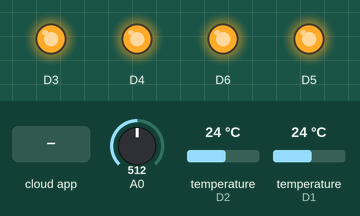
Recording of a sketch running on a simulated ESP8266 (NodeMCU). Shown: output pins drawn as LEDs (lit = HIGH). Inputs (shaded band) come from the test bench; at power-on: A0 = 512, temperature (sensors on D2, D1) 24 °C. The RemoteXY app is connected; what the sketch prints to the serial monitor is not drawn.

Above: at 1.2 s.
1.3 s: the phone or cloud app sets pushSwitch_1 to 1
At 2.2 s:
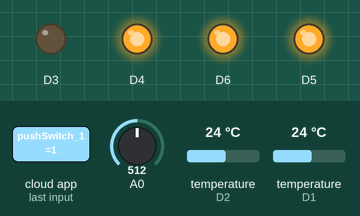
2.8 s: the phone or cloud app sets pushSwitch_2 to 1
At 3.3 s:
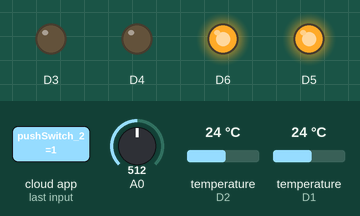
4.4 s: the phone or cloud app sets pushSwitch_3 to 1
At 5.6 s:
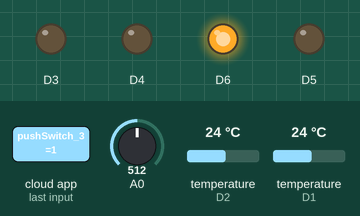
6.0 s: the phone or cloud app sets pushSwitch_4 to 1
At 6.8 s:
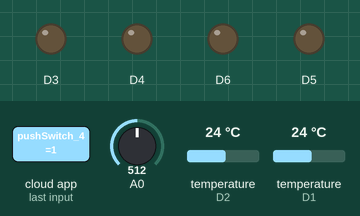
7.6 s: the phone or cloud app sets pushSwitch_1 to 0
At 8.9 s:
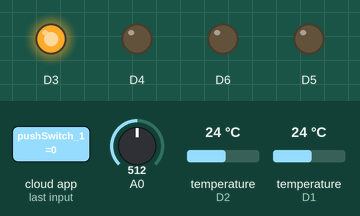
9.2 s: the phone or cloud app sets pushSwitch_2 to 0
At 10.3 s:
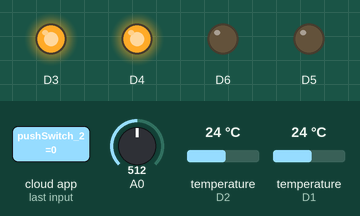
Timing chart, 0 to 11.8 s (numbered marks = the images above; inputs shaded):
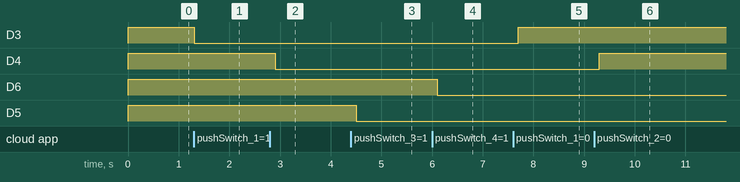

The sketch:

daha-3.ino
```cpp
/*
   -- дача-3 --
*/
// это программа для управление дачей
//////////////////////////////////////////////
//        RemoteXY include library          //
//////////////////////////////////////////////

// можете включить вывод отладочной информации в Serial на 115200
//#define REMOTEXY__DEBUGLOG

// определение режима соединения и подключение библиотеки RemoteXY
#define REMOTEXY_MODE__ESP8266WIFI_LIB_CLOUD
#include <ESP8266WiFi.h>
#include <RemoteXY.h>
#include <microDS18B20.h>
MicroDS18B20<D1> sensor1; //датчики температуры
MicroDS18B20<D2> sensor2;
// настройки соединения
#define REMOTEXY_WIFI_SSID "ABC"
#define REMOTEXY_WIFI_PASSWORD "123123123"
#define REMOTEXY_CLOUD_SERVER "cloud.remotexy.com"
#define REMOTEXY_CLOUD_PORT 6376
#define REMOTEXY_CLOUD_TOKEN "29191aaebf15bbab85a32612958db1cd"


// конфигурация интерфейса
#pragma pack(push, 1)
uint8_t RemoteXY_CONF[] =   // 386 bytes
{ 255, 4, 0, 81, 0, 123, 1, 16, 93, 1, 130, 1, 2, 89, 59, 9, 132, 10, 49, 4,
  5, 11, 11, 178, 26, 31, 79, 78, 0, 31, 79, 70, 70, 0, 10, 49, 19, 5, 11, 11,
  4, 26, 31, 79, 78, 0, 31, 79, 70, 70, 0, 10, 49, 34, 5, 11, 11, 50, 26, 31,
  79, 78, 0, 31, 79, 70, 70, 0, 10, 49, 49, 5, 11, 11, 58, 26, 31, 79, 78, 0,
  31, 79, 70, 70, 0, 70, 19, 6, 20, 8, 3, 31, 37, 0, 70, 19, 20, 20, 8, 3,
  31, 37, 0, 70, 19, 35, 20, 8, 3, 31, 37, 0, 70, 19, 50, 20, 8, 3, 31, 37,
  0, 67, 4, 8, 49, 47, 6, 2, 26, 11, 67, 4, 8, 65, 47, 6, 2, 26, 11, 67,
  4, 8, 78, 47, 6, 2, 26, 11, 129, 0, 14, 43, 33, 4, 36, 208, 157, 208, 176, 208,
  191, 209, 128, 209, 143, 208, 182, 208, 181, 208, 189, 208, 184, 208, 181, 32, 209, 129, 208, 181,
  209, 130, 208, 184, 0, 129, 0, 12, 59, 37, 4, 36, 208, 162, 208, 181, 208, 188, 208, 191,
  208, 181, 209, 128, 208, 176, 209, 130, 209, 131, 209, 128, 208, 176, 32, 49, 32, 209, 141, 209,
  130, 208, 176, 208, 182, 0, 129, 0, 12, 73, 37, 4, 36, 208, 162, 208, 181, 208, 188, 208,
  191, 208, 181, 209, 128, 208, 176, 209, 130, 209, 131, 209, 128, 208, 176, 32, 50, 32, 209, 141,
  209, 130, 208, 176, 208, 182, 0, 129, 0, 6, 25, 7, 6, 8, 208, 154, 49, 0, 129, 0,
  20, 25, 7, 6, 8, 208, 154, 50, 0, 129, 0, 36, 25, 7, 6, 24, 208, 154, 51, 0,
  129, 0, 51, 25, 7, 6, 24, 208, 154, 52, 0, 67, 4, 5, 33, 9, 5, 2, 26, 11,
  67, 4, 20, 33, 9, 5, 2, 26, 11, 67, 4, 35, 33, 9, 5, 2, 26, 11, 67, 4,
  50, 33, 9, 5, 2, 26, 11, 129, 0, 6, 91, 52, 6, 31, 208, 163, 208, 191, 209, 128,
  208, 176, 208, 178, 208, 187, 208, 181, 208, 189, 208, 184, 208, 181, 32, 208, 180, 208, 176, 209,
  135, 208, 181, 208, 185, 0
};

// структура определяет все переменные и события вашего интерфейса управления
struct {

  // input variables
  uint8_t pushSwitch_1; // =1 если включено, иначе =0
  uint8_t pushSwitch_2; // =1 если включено, иначе =0
  uint8_t pushSwitch_3; // =1 если включено, иначе =0
  uint8_t pushSwitch_4; // =1 если включено, иначе =0

  // output variables
  uint8_t led_1; // led state 0 .. 1
  uint8_t led_2; // led state 0 .. 1
  uint8_t led_3; // led state 0 .. 1
  uint8_t led_4; // led state 0 .. 1
  char text_1[11];  // =строка UTF8 оканчивающаяся нулем
  char text_2[11];  // =строка UTF8 оканчивающаяся нулем
  char text_3[11];  // =строка UTF8 оканчивающаяся нулем
  char text_4[11];  // =строка UTF8 оканчивающаяся нулем
  char text_5[11];  // =строка UTF8 оканчивающаяся нулем
  char text_6[11];  // =строка UTF8 оканчивающаяся нулем
  char text_7[11];  // =строка UTF8 оканчивающаяся нулем

  // other variable
  uint8_t connect_flag;  // =1 if wire connected, else =0

} RemoteXY;
#pragma pack(pop)

/////////////////////////////////////////////
//           END RemoteXY include          //
/////////////////////////////////////////////


void setup()
{
  RemoteXY_Init ();

  pinMode(D3, OUTPUT);
  pinMode(D4, OUTPUT);
  pinMode(D5, OUTPUT);
  pinMode(D6, OUTPUT);

  Serial.begin(9600);
}

void loop(){
  RemoteXY_Handler ();

if (RemoteXY.pushSwitch_1!=0) {digitalWrite(D3, LOW);
  }
  else {digitalWrite(D3, HIGH);
  }
if (digitalRead(D3) == LOW) // если на пин 3 подан высокий уровень
    RemoteXY.led_1 = 1;   // тогда включаем красный цвет индикатора
  else                        // иначе
    RemoteXY.led_1 = 0;     // выключаем красный цвет


if (RemoteXY.pushSwitch_4!=0) {digitalWrite(D6, LOW);
  }
  else {digitalWrite(D6, HIGH);
  }
if (digitalRead(D6) == LOW) // если на пин 3 подан высокий уровень
    RemoteXY.led_4 = 1;   // тогда включаем красный цвет индикатора
  else                        // иначе
    RemoteXY.led_4 = 0;     // выключаем красный цвет


if (RemoteXY.pushSwitch_2!=0) {digitalWrite(D4, LOW);
  }
  else {digitalWrite(D4, HIGH);
  }
if (digitalRead(D4) == LOW) // если на пин 3 подан высокий уровень
    RemoteXY.led_2 = 1;   // тогда включаем красный цвет индикатора
  else                        // иначе
    RemoteXY.led_2 = 0;     // выключаем красный цвет


 if (RemoteXY.pushSwitch_3!=0) {digitalWrite(D5, LOW);
  }
  else {digitalWrite(D5, HIGH);
  }
if (digitalRead(D5) == LOW) // если на пин 3 подан высокий уровень
    RemoteXY.led_3 = 1;   // тогда включаем красный цвет индикатора
  else                        // иначе
    RemoteXY.led_3 = 0;     // выключаем красный цвет


  if (sensor1.readTemp()) Serial.println(sensor1.getTemp());
  else Serial.println("ooooo");
  if (sensor2.readTemp()) Serial.println(sensor2.getTemp());
  else Serial.println("ooooo");

  sensor1.requestTemp();
  sensor2.requestTemp();
  delay(100);

  //double temper1 = sensor1.getTemp();
  //dtostrf (temper1, 0, 2, RemoteXY.text_2);

  //double temper2 = sensor2.getTemp();
  //dtostrf (temper2, 0, 2, RemoteXY.text_3);

  if (sensor1.readTemp()) dtostrf (sensor1.getTemp(), 0, 2, RemoteXY.text_2); //мерим температуру на 1 датчике
  else sprintf (RemoteXY.text_2, "ERROR");
  if (sensor2.readTemp()) dtostrf (sensor2.getTemp(), 0, 2, RemoteXY.text_3); //мерим температуру на 2 датчик
  else sprintf (RemoteXY.text_3, "ERROR");


  //char str[] = " 'C";
  //int val = sensor.getTemp();
  //sprintf (RemoteXY.text_3, "%d%s", val, str); //результат будет "28 'C"

double val = analogRead(A0) / 204.8; //для 220 вольт
  dtostrf(val, 0, 2, RemoteXY.text_1);

}
```

Measured:
- after the input at 1.3 s, D3: HIGH → LOW at once
- after the input at 2.8 s, D4: HIGH → LOW after 0.11 s
- after the input at 4.4 s, D5: HIGH → LOW after 0.10 s
- after the input at 6.0 s, D6: HIGH → LOW after 0.10 s
- after the input at 7.6 s, D3: LOW → HIGH after 0.10 s
- after the input at 9.2 s, D4: LOW → HIGH after 0.10 s
